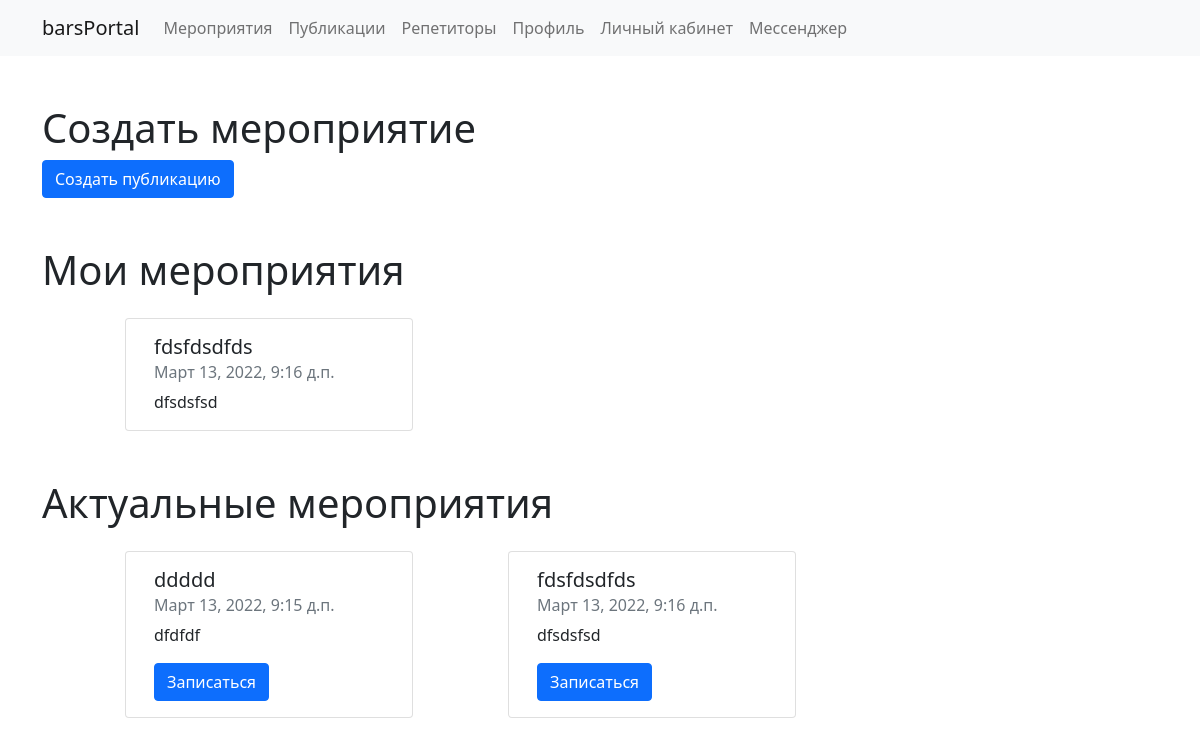
The page /activity/events/ (signed in) on the database its author committed.
### study/models.py (models this page shows, shortened)
class Event(models.Model):
    title = models.TextField(verbose_name='Название мероприятия')
    peoples = models.ManyToManyField(User, verbose_name='Участники мероприятия')
    active = models.BooleanField(verbose_name="Активное?")
    text = models.TextField(verbose_name='Описание')
    created_at = models.DateTimeField(verbose_name='Создана', auto_now_add=True)
    class Meta:
        verbose_name = _("Мероприятия")
        verbose_name_plural =_("Мероприятия")

### activity/views.py (the view, shortened to what this page needs)
# urls.py: path('events/', EventsView.as_view(), name='events'),
class EventsView(View):
    def get(self, request):
        if request.user.is_authenticated:
            student = Student.objects.filter(user=request.user)
            parent = Parent.objects.filter(user=request.user)
            teacher = Teacher.objects.filter(user=request.user)
            if student or parent or teacher:
                if student:
                    my_events = Student.objects.get(user=request.user).events.all()
                elif parent:
                    my_events = Parent.objects.get(user=request.user).events.all()
                else:
                    my_events = Teacher.objects.get(user=request.user).events.all()
                active_events = Event.objects.filter(active=True)
                form = EventForm(request.POST, request.FILES)
                context = {
                    'my_events': my_events,
                    'active_events': active_events,
                    'form': form
                }
                return render(request, 'events.html', context)
            else:
                return redirect('/study/personal_cub/')
        else:
            return redirect('/activity/auth/')

### cms/context_processor.py (called while the page is built)
def get_context(request):
    context = {
        'year': now().strftime('%Y'),
        'phone': PhoneNumber.objects.all().first(),
        'email': Email.objects.all().first()
    }
    return context

### activity/templates/events.html (shortened to what this page needs)
{% extends 'profile.html' %}
{% load crispy_forms_filters %}
{% load static %}
{% block content %}
    <div class="container main" id="main">
    <h1 class="mt-5">Создать мероприятие</h1>
    <button
                                type="button"
                                class="btn btn-primary"
                                data-toggle="modal"
                                data-target="#exampleModal"
                        >
                            Создать публикацию
                        </button>
    <h1 class="mt-5">Мои мероприятия</h1>
    <div class="row">
        {% for my_event in my_events %}
            <div class="card mt-3 offset-1" style="width: 18rem;">
                <div class="card-body">
                  <h5 class="card-title">{{ my_event.title }}</h5>
                  <h6 class="card-subtitle mb-2 text-muted">{{ my_event.created_at }}</h6>
                  <p class="card-text">{{ my_event.text }}</p>
                </div>
            </div>
        {% endfor %}
    </div>
    <h1 class="mt-5">Актуальные мероприятия</h1>
    <div class="row">
        {% for active_event in active_events %}
            <div class="card mt-3 offset-1" style="width: 18rem;">
                <div class="card-body">
                  <h5 class="card-title">{{ active_event.title }}</h5>
                  <h6 class="card-subtitle mb-2 text-muted">{{ active_event.created_at }}</h6>
                  <p class="card-text">{{ active_event.text }}</p>
                  <button class="btn btn-primary">Записаться</button>
                </div>
            </div>
        {% endfor %}
    </div>
</div>
{% endblock content %}

### rows shown on the page
Event: title "fdsfdsdfds", created_at "Март 13, 2022, 9:16 д.п.", text "dfsdsfsd"
Event: title "ddddd", created_at "Март 13, 2022, 9:15 д.п.", text "dfdfdf"
